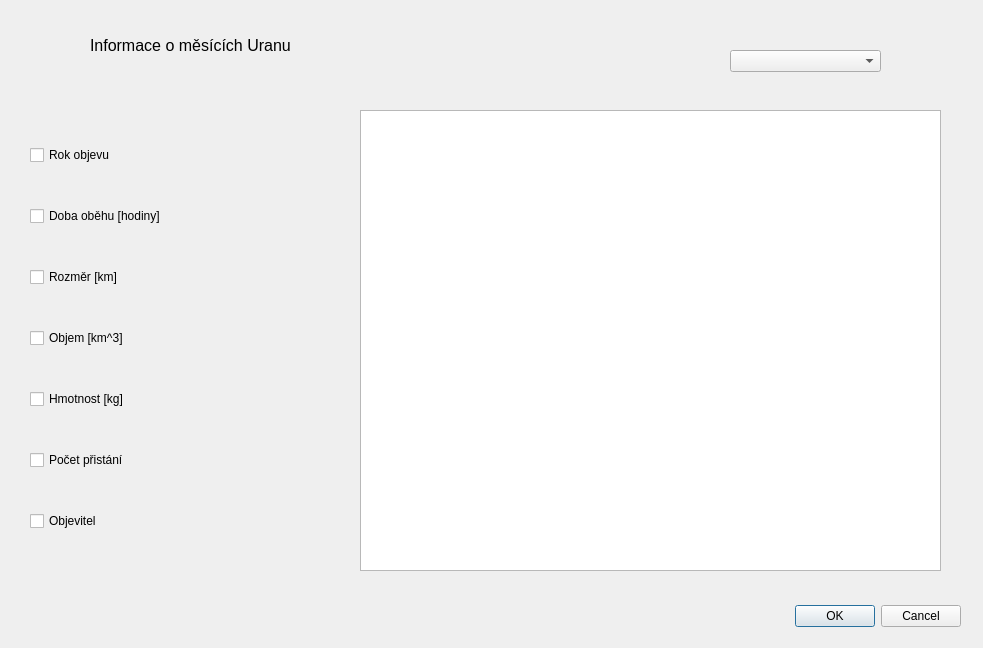
<?xml version="1.0" encoding="UTF-8"?>
<ui version="4.0">
 <class>DialogMesice_Uran</class>
 <widget class="QDialog" name="DialogMesice_Uran">
  <property name="geometry">
   <rect>
    <x>0</x>
    <y>0</y>
    <width>983</width>
    <height>648</height>
   </rect>
  </property>
  <property name="windowTitle">
   <string>Dialog</string>
  </property>
  <widget class="QDialogButtonBox" name="buttonBox">
   <property name="geometry">
    <rect>
     <x>620</x>
     <y>600</y>
     <width>341</width>
     <height>32</height>
    </rect>
   </property>
   <property name="orientation">
    <enum>Qt::Horizontal</enum>
   </property>
   <property name="standardButtons">
    <set>QDialogButtonBox::Cancel|QDialogButtonBox::Ok</set>
   </property>
  </widget>
  <widget class="QTableView" name="tableViewMesiceUran">
   <property name="geometry">
    <rect>
     <x>360</x>
     <y>110</y>
     <width>581</width>
     <height>461</height>
    </rect>
   </property>
  </widget>
  <widget class="QWidget" name="verticalLayoutWidget">
   <property name="geometry">
    <rect>
     <x>30</x>
     <y>110</y>
     <width>301</width>
     <height>461</height>
    </rect>
   </property>
   <layout class="QVBoxLayout" name="verticalLayout">
    <item>
     <widget class="QCheckBox" name="checkBox_2">
      <property name="text">
       <string>Rok objevu</string>
      </property>
     </widget>
    </item>
    <item>
     <widget class="QCheckBox" name="checkBox_4">
      <property name="text">
       <string>Doba oběhu [hodiny]</string>
      </property>
     </widget>
    </item>
    <item>
     <widget class="QCheckBox" name="checkBox_6">
      <property name="text">
       <string>Rozměr [km]</string>
      </property>
     </widget>
    </item>
    <item>
     <widget class="QCheckBox" name="checkBox_5">
      <property name="text">
       <string>Objem [km^3]</string>
      </property>
     </widget>
    </item>
    <item>
     <widget class="QCheckBox" name="checkBox_7">
      <property name="text">
       <string>Hmotnost [kg]</string>
      </property>
     </widget>
    </item>
    <item>
     <widget class="QCheckBox" name="checkBox_3">
      <property name="text">
       <string>Počet přistání</string>
      </property>
     </widget>
    </item>
    <item>
     <widget class="QCheckBox" name="checkBox">
      <property name="text">
       <string>Objevitel</string>
      </property>
     </widget>
    </item>
   </layout>
  </widget>
  <widget class="QLabel" name="label">
   <property name="geometry">
    <rect>
     <x>90</x>
     <y>30</y>
     <width>271</width>
     <height>31</height>
    </rect>
   </property>
   <property name="text">
    <string>&lt;html&gt;&lt;head/&gt;&lt;body&gt;&lt;p&gt;&lt;span style=&quot; font-size:12pt;&quot;&gt;Informace o měsících Uranu&lt;/span&gt;&lt;/p&gt;&lt;/body&gt;&lt;/html&gt;</string>
   </property>
  </widget>
  <widget class="QComboBox" name="comboBox">
   <property name="geometry">
    <rect>
     <x>730</x>
     <y>50</y>
     <width>151</width>
     <height>22</height>
    </rect>
   </property>
  </widget>
 </widget>
 <resources/>
 <connections>
  <connection>
   <sender>buttonBox</sender>
   <signal>accepted()</signal>
   <receiver>DialogMesice_Uran</receiver>
   <slot>accept()</slot>
   <hints>
    <hint type="sourcelabel">
     <x>248</x>
     <y>254</y>
    </hint>
    <hint type="destinationlabel">
     <x>157</x>
     <y>274</y>
    </hint>
   </hints>
  </connection>
  <connection>
   <sender>buttonBox</sender>
   <signal>rejected()</signal>
   <receiver>DialogMesice_Uran</receiver>
   <slot>reject()</slot>
   <hints>
    <hint type="sourcelabel">
     <x>316</x>
     <y>260</y>
    </hint>
    <hint type="destinationlabel">
     <x>286</x>
     <y>274</y>
    </hint>
   </hints>
  </connection>
 </connections>
</ui>
